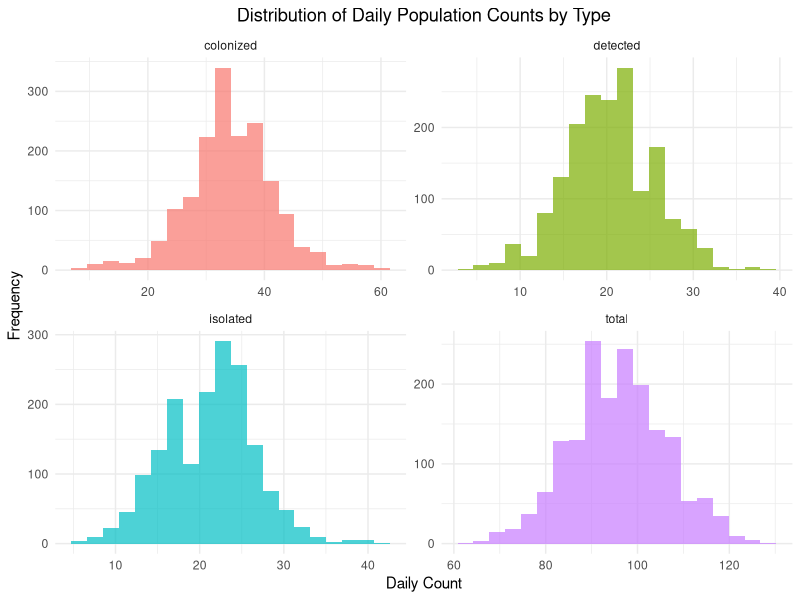
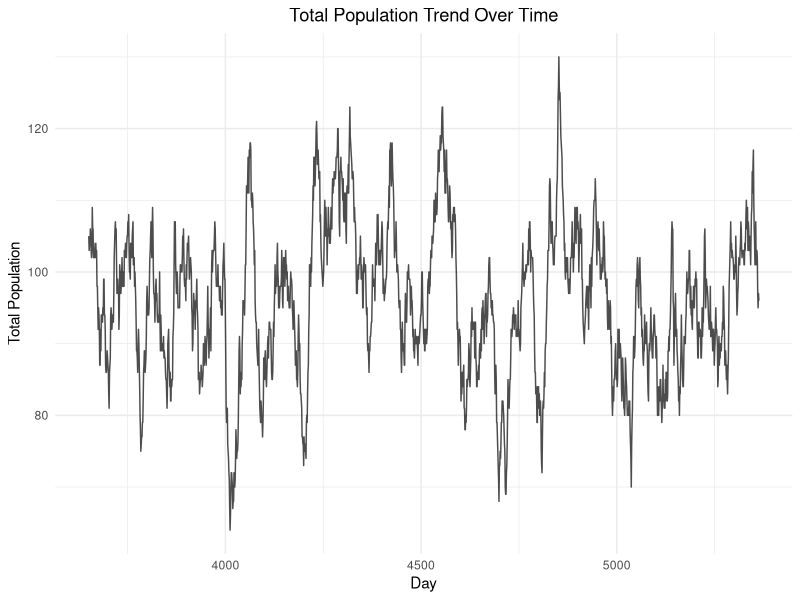
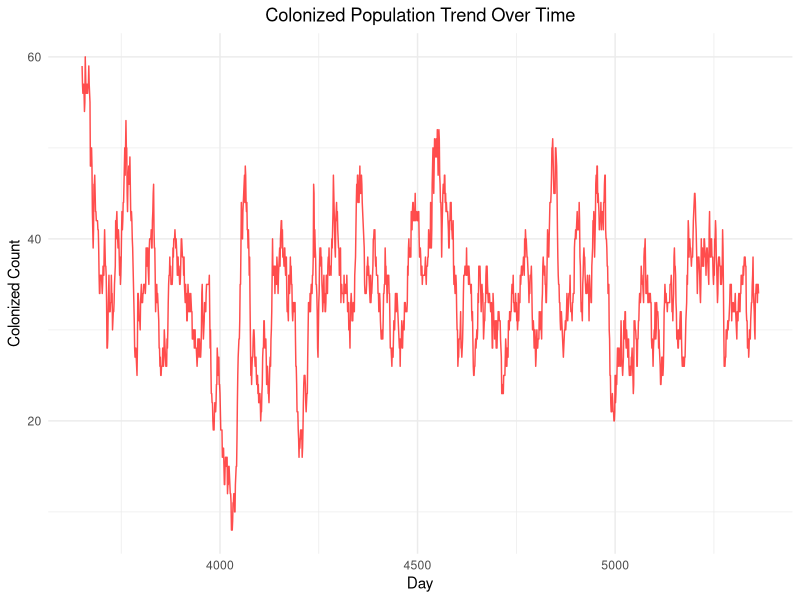
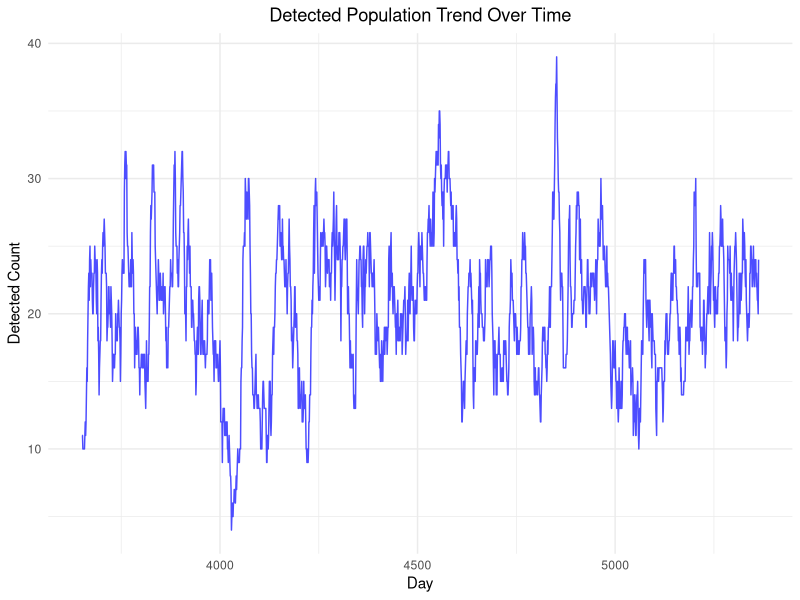
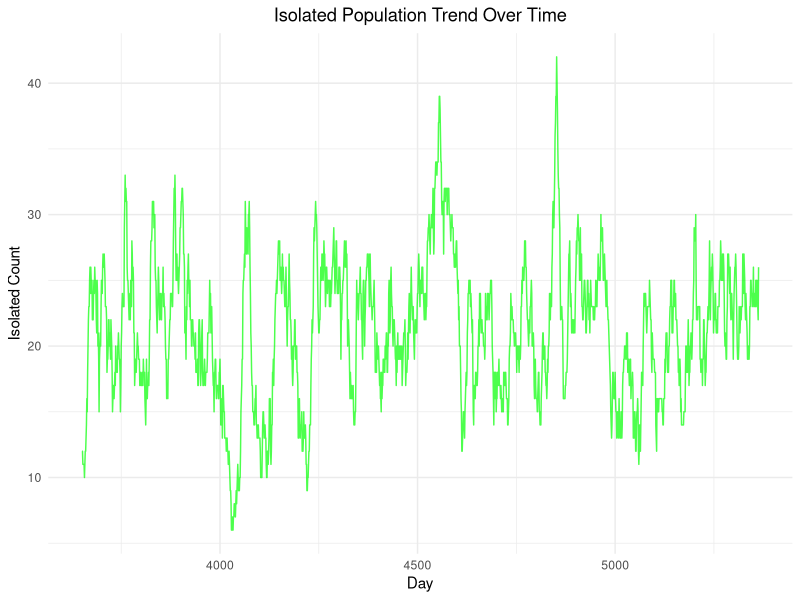

Reproduce these figures in R, in order.
## ---- chunk 1
library(ggplot2)
library(dplyr)
library(knitr)
library(readr)
library(tidyr)
## ---- chunk 2
# Read the daily population stats data
pop_stats_raw <- readLines("daily_population_stats.txt")

# Parse the data
parse_pop_stats <- function(line) {
  time_match <- regexpr("Time: ([0-9.-]+)", line)
  if (time_match == -1) return(NULL)
  time_str <- regmatches(line, time_match)
  time <- as.numeric(sub("Time: ", "", time_str))
  
  total_match <- regexpr("Total: ([0-9]+)", line)
  if (total_match == -1) return(NULL)
  total_str <- regmatches(line, total_match)
  total <- as.numeric(sub("Total: ", "", total_str))
  
  colonized_match <- regexpr("Colonized: ([0-9]+)", line)
  if (colonized_match == -1) return(NULL)
  colonized_str <- regmatches(line, colonized_match)
  colonized <- as.numeric(sub("Colonized: ", "", colonized_str))
  
  detected_match <- regexpr("Detected: ([0-9]+)", line)
  if (detected_match == -1) return(NULL)
  detected_str <- regmatches(line, detected_match)
  detected <- as.numeric(sub("Detected: ", "", detected_str))
  
  isolated_match <- regexpr("Isolated: ([0-9]+)", line)
  if (isolated_match == -1) return(NULL)
  isolated_str <- regmatches(line, isolated_match)
  isolated <- as.numeric(sub("Isolated: ", "", isolated_str))
  
  data.frame(time = time, total = total, colonized = colonized, detected = detected, isolated = isolated)
}

# Parse all lines
pop_stats_list <- lapply(pop_stats_raw, parse_pop_stats)
pop_stats_list <- pop_stats_list[!sapply(pop_stats_list, is.null)]
pop_stats <- do.call(rbind, pop_stats_list)

# Convert time to day (floor of time)
pop_stats$day <- floor(pop_stats$time)

# Get unique daily values (remove duplicates)
daily_pop_stats <- pop_stats %>%
  group_by(day) %>%
  slice(1) %>%
  ungroup()
## ---- chunk 3
# Basic data info
total_days <- nrow(daily_pop_stats)
date_range <- paste("Day", min(daily_pop_stats$day), "to Day", max(daily_pop_stats$day))

cat("Total days recorded:", total_days, "\n")
cat("Simulation period:", date_range, "\n")
cat("Mean total population:", round(mean(daily_pop_stats$total), 2), "\n")
cat("Mean colonized patients:", round(mean(daily_pop_stats$colonized), 2), "\n")
cat("Mean detected patients:", round(mean(daily_pop_stats$detected), 2), "\n")
cat("Mean isolated patients:", round(mean(daily_pop_stats$isolated), 2), "\n")
## ---- chunk 4
# Calculate descriptive statistics for each population type
stats_summary <- daily_pop_stats %>%
  summarise(
    across(c(total, colonized, detected, isolated), 
           list(
             Mean = ~round(mean(.x), 2),
             Median = ~median(.x),
             SD = ~round(sd(.x), 2),
             Min = ~min(.x),
             Max = ~max(.x)
           ),
           .names = "{.col}_{.fn}")
  ) %>%
  pivot_longer(everything(), names_to = "stat", values_to = "value") %>%
  separate(stat, into = c("population", "statistic"), sep = "_") %>%
  pivot_wider(names_from = statistic, values_from = value)

kable(stats_summary, caption = "Descriptive Statistics for Daily Population Counts")
## ---- chunk 5
# Calculate correlations between population types
cor_matrix <- cor(daily_pop_stats[, c("total", "colonized", "detected", "isolated")])
cor_df <- as.data.frame(cor_matrix)
cor_df$Variable <- rownames(cor_df)
cor_df <- cor_df[, c("Variable", "total", "colonized", "detected", "isolated")]

kable(cor_df, digits = 3, caption = "Correlation Matrix of Population Types")
## ---- chunk 6
pop_long <- daily_pop_stats %>%
  select(day, total, colonized, detected, isolated) %>%
  pivot_longer(cols = c(total, colonized, detected, isolated),
               names_to = "population_type", values_to = "count")

ggplot(pop_long, aes(x = count, fill = population_type)) +
  geom_histogram(bins = 20, alpha = 0.7, position = "identity") +
  facet_wrap(~ population_type, scales = "free") +
  labs(
    x = "Daily Count",
    y = "Frequency",
    title = "Distribution of Daily Population Counts by Type",
    fill = "Population Type"
  ) +
  theme_minimal() +
  theme(plot.title = element_text(hjust = 0.5),
        legend.position = "none")
## ---- chunk 7
ggplot(daily_pop_stats, aes(x = day, y = total)) +
  geom_line(color = "black", alpha = 0.7) +
  labs(
    x = "Day",
    y = "Total Population",
    title = "Total Population Trend Over Time"
  ) +
  theme_minimal() +
  theme(plot.title = element_text(hjust = 0.5))
## ---- chunk 8
ggplot(daily_pop_stats, aes(x = day, y = colonized)) +
  geom_line(color = "red", alpha = 0.7) +
  labs(
    x = "Day",
    y = "Colonized Count",
    title = "Colonized Population Trend Over Time"
  ) +
  theme_minimal() +
  theme(plot.title = element_text(hjust = 0.5))
## ---- chunk 9
ggplot(daily_pop_stats, aes(x = day, y = detected)) +
  geom_line(color = "blue", alpha = 0.7) +
  labs(
    x = "Day",
    y = "Detected Count",
    title = "Detected Population Trend Over Time"
  ) +
  theme_minimal() +
  theme(plot.title = element_text(hjust = 0.5))
## ---- chunk 10
ggplot(daily_pop_stats, aes(x = day, y = isolated)) +
  geom_line(color = "green", alpha = 0.7) +
  labs(
    x = "Day",
    y = "Isolated Count",
    title = "Isolated Population Trend Over Time"
  ) +
  theme_minimal() +
  theme(plot.title = element_text(hjust = 0.5))
